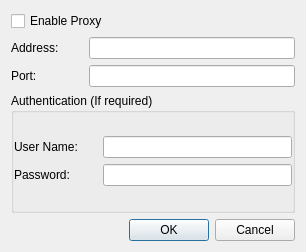
<?xml version="1.0" encoding="UTF-8"?>
<ui version="4.0">
 <class>ProxyDialog</class>
 <widget class="QDialog" name="ProxyDialog">
  <property name="geometry">
   <rect>
    <x>0</x>
    <y>0</y>
    <width>306</width>
    <height>252</height>
   </rect>
  </property>
  <property name="windowTitle">
   <string>Proxy settings</string>
  </property>
  <layout class="QVBoxLayout" name="verticalLayout">
   <item>
    <widget class="QCheckBox" name="checkProxyStatus">
     <property name="text">
      <string>Enable Proxy</string>
     </property>
    </widget>
   </item>
   <item>
    <layout class="QGridLayout" name="gridLayout">
     <property name="horizontalSpacing">
      <number>30</number>
     </property>
     <item row="0" column="1">
      <widget class="QLineEdit" name="editAddress"/>
     </item>
     <item row="1" column="0">
      <widget class="QLabel" name="label_2">
       <property name="sizePolicy">
        <sizepolicy hsizetype="Maximum" vsizetype="Maximum">
         <horstretch>0</horstretch>
         <verstretch>0</verstretch>
        </sizepolicy>
       </property>
       <property name="text">
        <string>Port: </string>
       </property>
       <property name="buddy">
        <cstring>editPort</cstring>
       </property>
      </widget>
     </item>
     <item row="1" column="1">
      <widget class="QLineEdit" name="editPort"/>
     </item>
     <item row="0" column="0">
      <widget class="QLabel" name="label">
       <property name="sizePolicy">
        <sizepolicy hsizetype="Maximum" vsizetype="Maximum">
         <horstretch>0</horstretch>
         <verstretch>0</verstretch>
        </sizepolicy>
       </property>
       <property name="text">
        <string>Address:</string>
       </property>
       <property name="buddy">
        <cstring>editAddress</cstring>
       </property>
      </widget>
     </item>
    </layout>
   </item>
   <item>
    <widget class="QGroupBox" name="groupBox">
     <property name="sizePolicy">
      <sizepolicy hsizetype="Preferred" vsizetype="MinimumExpanding">
       <horstretch>0</horstretch>
       <verstretch>0</verstretch>
      </sizepolicy>
     </property>
     <property name="title">
      <string>Authentication (If required)</string>
     </property>
     <layout class="QVBoxLayout" name="verticalLayout_2">
      <property name="leftMargin">
       <number>0</number>
      </property>
      <property name="rightMargin">
       <number>0</number>
      </property>
      <item>
       <layout class="QGridLayout" name="gridLayout_2">
        <property name="rightMargin">
         <number>0</number>
        </property>
        <property name="horizontalSpacing">
         <number>25</number>
        </property>
        <item row="1" column="1">
         <widget class="QLineEdit" name="editPassword"/>
        </item>
        <item row="0" column="1">
         <widget class="QLineEdit" name="editUserName"/>
        </item>
        <item row="1" column="0">
         <widget class="QLabel" name="label_4">
          <property name="text">
           <string>Password:</string>
          </property>
          <property name="buddy">
           <cstring>editPassword</cstring>
          </property>
         </widget>
        </item>
        <item row="0" column="0">
         <widget class="QLabel" name="label_3">
          <property name="text">
           <string>User Name:</string>
          </property>
          <property name="buddy">
           <cstring>editUserName</cstring>
          </property>
         </widget>
        </item>
       </layout>
      </item>
     </layout>
    </widget>
   </item>
   <item>
    <widget class="QDialogButtonBox" name="buttonBox">
     <property name="orientation">
      <enum>Qt::Horizontal</enum>
     </property>
     <property name="standardButtons">
      <set>QDialogButtonBox::Cancel|QDialogButtonBox::Ok</set>
     </property>
    </widget>
   </item>
  </layout>
 </widget>
 <tabstops>
  <tabstop>editAddress</tabstop>
  <tabstop>editPort</tabstop>
  <tabstop>editUserName</tabstop>
  <tabstop>editPassword</tabstop>
  <tabstop>buttonBox</tabstop>
 </tabstops>
 <resources/>
 <connections>
  <connection>
   <sender>buttonBox</sender>
   <signal>accepted()</signal>
   <receiver>ProxyDialog</receiver>
   <slot>accept()</slot>
   <hints>
    <hint type="sourcelabel">
     <x>248</x>
     <y>254</y>
    </hint>
    <hint type="destinationlabel">
     <x>157</x>
     <y>274</y>
    </hint>
   </hints>
  </connection>
  <connection>
   <sender>buttonBox</sender>
   <signal>rejected()</signal>
   <receiver>ProxyDialog</receiver>
   <slot>reject()</slot>
   <hints>
    <hint type="sourcelabel">
     <x>316</x>
     <y>260</y>
    </hint>
    <hint type="destinationlabel">
     <x>286</x>
     <y>274</y>
    </hint>
   </hints>
  </connection>
 </connections>
</ui>
